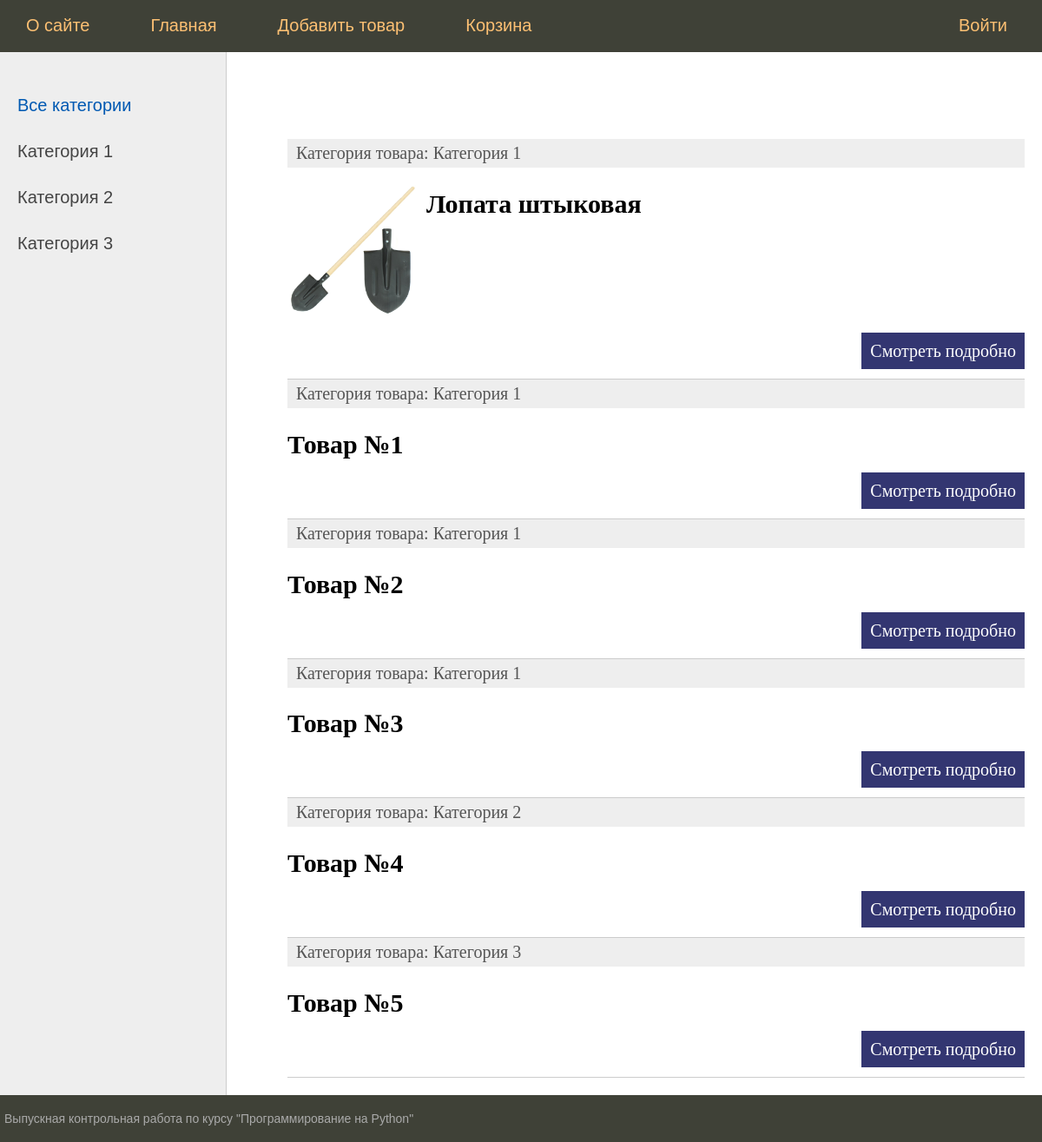
The page / on the database its author committed.
### shop/models.py (models this page shows, shortened)
class Сategories(models.Model):  # БД Категории
    name = models.CharField(max_length=200, db_index=True, verbose_name='Название')  # Название категории
    slug = models.SlugField(max_length=200, db_index=True, unique=True, verbose_name='URL')  # URL-адрес
    class Meta:
        verbose_name = 'Категория'
        verbose_name_plural = 'Категории'
        ordering = ['name']  # сортировка по полям
    def __str__(self):  # отображение заголовков записи модели
        return self.name
    def get_absolute_url(self):  # формирование маршрута с идентификатором
        return reverse('category', kwargs={'cat_id': self.pk})

class Products(models.Model):  # БД Товары
    name = models.CharField(max_length=255, verbose_name='Наименование')  # название товара
    category = models.ForeignKey('Сategories', on_delete=models.PROTECT, verbose_name='Категория')  # категория товара (запрещено удаление)
    slug = models.SlugField(max_length=200, db_index=True, unique=True, verbose_name='URL')  # url-адрес
    price = models.DecimalField(max_digits=10, decimal_places=2, verbose_name='Цена')  # стоимость
    description = models.TextField(blank=True, verbose_name='Описание')  # описание товара
    rating = models.FloatField(null=True, verbose_name='Рейтинг')  # рейтинг товара по отзывам
    image = models.ImageField(upload_to='products/%Y/%m/%d', blank=True)
    count = models.PositiveIntegerField(verbose_name='Количество')  # количество товара на складе (в наличии)
    seller = models.ForeignKey('Sellers', on_delete=models.CASCADE, verbose_name='Продавец')  # продавец этого товара
    time_create = models.DateTimeField(auto_now_add=True, verbose_name='Дата создания')  # время создания товара
    time_update = models.DateTimeField(auto_now=True)  # время внесения изменений в товар
    class Meta:
        verbose_name = 'Товар'
        verbose_name_plural = 'Товары'
        ordering = ['name', 'category']  # сортировка по полям
    def get_absolute_url(self):  # формирование маршрута с идентификатором
        return reverse('product', kwargs={'prod_slug': self.slug})

### shop/views.py (the view)
# urls.py: path('', index, name='home'),
def index(request):  # главная корзина
    products = Products.objects.all()
    categories = Сategories.objects.all()
    context = {
        'product': products,  # перечень (список) товаров
        'cats': categories,  # список категорий
        'menu': menu,
        'title': 'Главная страница',
        'cat_selected': 0,
    }
    return render(request, 'shop/index.html', context=context)

### shop/templates/shop/index.html (shortened to what this page needs)
{% extends 'shop/base.html' %}
{% block content %}
<ul class="list-articles">
    {% for p in product %}
        <li>
            <div class="article-panel">
	            <p class="first">Категория товара: {{p.category}}</p>
            </div>
            {% if p.image %}
                <p><img class="img-article-left thumb" src="{{p.image.url}}"></p>
            {% endif %}
            <h2>{{p.name}}</h2>
            <p class="link-read-prod"><a href="{{ p.get_absolute_url }}">Cмотреть подробно</a></p>
        </li>
    {% endfor %}
</ul>
{% endblock %}

### shop/templates/shop/base.html (shortened to what this page needs)
{% load static %}
<!DOCTYPE html>
<head>
	<link type="text/css" href="{% static 'shop/css/styles.css' %}" rel="stylesheet" />
</head>
<body>
<table class="table-page" border=0 cellpadding="0" cellspacing="0">
<tr>
	<td valign=top>
    {% block mainmenu %}
    <div class="header">
	    <ul id="mainmenu" class="mainmenu">
            {% for m in menu %}
	            {% if not forloop.last %}
		        	<li><a href="{% url m.url_name %}">{{m.title}}</a></li>
	            {% else %}
		        	<li class="last"><a href="{% url m.url_name %}">{{m.title}}</a></li>
	            {% endif %}
            {% endfor %}
		</ul>
    </div>
    {% endblock mainmenu %}
<table class="table-content" border=0 cellpadding="0" cellspacing="0">
<tr>
	<td valign="top" class="left-chapters">
	<ul id="leftchapters">
		{% if cat_selected == 0 %}
		    <li class="selected">Все категории</li>
        {% else %}
		    <li><a href="{% url 'home' %}">Все категории</a></li>
        {% endif %}
        {% for c in cats %}
	        {% if c.pk == cat_selected %}
		         <li class="selected">{{c.name}}</li>
	        {% else %}
		        <li><a href="{{ c.get_absolute_url }}">{{c.name}}</a></li>
	        {% endif %}
		{% endfor %}
	</ul>
    </td>
<td valign="top" class="content">
	<div class="content-text">
{% block content %}
{% endblock %}
	</div>
</td></tr></table>
</td></tr>
<tr><td valign=top>
	<div id="footer">
		<p>Выпускная контрольная работа по курсу "Программирование на Python"</p>
	</div>
</td></tr></table>
</body>
</html>

### shop/static/shop/css/styles.css (style rules this page uses)
html, body { font-family: 'Arial'; margin: 0; padding: 0; height: 100%; width: 100%; color: #444; }
a { color: #0059b2; text-decoration: none; }
img { max-width: 600px; height: auto; }
img.img-article-left { max-width: 300px; height: auto; float: left; padding: 0 10px 10px 0; }
img.img-article-left.thumb { max-width: 150px; height: auto; }
p.link-read-prod { text-align: right; }
p.link-read-prod a { padding: 10px; min-width: 100px; background: #333671; color: #fff; text-decoration: none; }
div.article-panel { background: #eee; padding: 5px 10px 5px 10px; box-sizing: border-box; overflow: hidden; color: #555; }
div.article-panel p.first { margin: 0; float: left; }
ul.list-articles { list-style: none; margin: 0; padding: 0; }
ul.list-articles li { border-bottom: 1px solid #ccc; }
.table-page { width: 100%; height: 100%; vertical-align: top; }
.table-page tr { height: 100%; }
.header { background: #3F4137; height: 60px; }
ul.mainmenu { list-style: none; margin: 0; padding: 0; height: 60px; color: #fdc073; font-size: 20px; overflow: hidden; }
ul.mainmenu li { float: left; margin: 18px 40px 0 30px; }
ul.mainmenu li.last { float: right; }
ul.mainmenu li a { color: #fdc073; text-decoration: none; }
.table-content { width: 100%; min-height: 100%; height: 100%; }
.left-chapters { margin: 0; background: #eee; border-right: 1px solid #ccc; min-height: 100%; }
.left-chapters ul { width: 230px; min-height: 100%; margin: 0; padding: 20px 10px 10px 20px; list-style: none; font-size: 20px; }
.left-chapters ul li { margin: 30px 0 0 0; color: #999; }
.left-chapters ul li.selected { color: #0059b2; }
.left-chapters ul li a { color: #444; text-decoration: none; }
.content { padding: 40px 20px 20px 40px; width: 100%; box-sizing: border-box; }
.content-text { margin: 60px 0 0 30px; color: #000; font-size: 20px; font-family: Yandex Sans Display Light; }
#footer { box-sizing: border-box; background: #3F4137; padding: 5px; color: #aaa; font-size: 14px; font-family: Verdana, Geneva, Arial, Helvetica; text-align: left; overflow: hidden; }

### rows shown on the page
Сategories: name "Категория 1"
Сategories: name "Категория 2"
Сategories: name "Категория 3"
Products: category "Категория 1", image (picture), name "Лопата штыковая"
Products: category "Категория 1", name "Товар №1"
Products: category "Категория 1", name "Товар №2"
Products: category "Категория 1", name "Товар №3"
Products: category "Категория 2", name "Товар №4"
Products: category "Категория 3", name "Товар №5"

### other values the page prints
{{ m.title }} "О сайте" "Главная" "Добавить товар" "Корзина"
{{ m.title }} "Войти"
